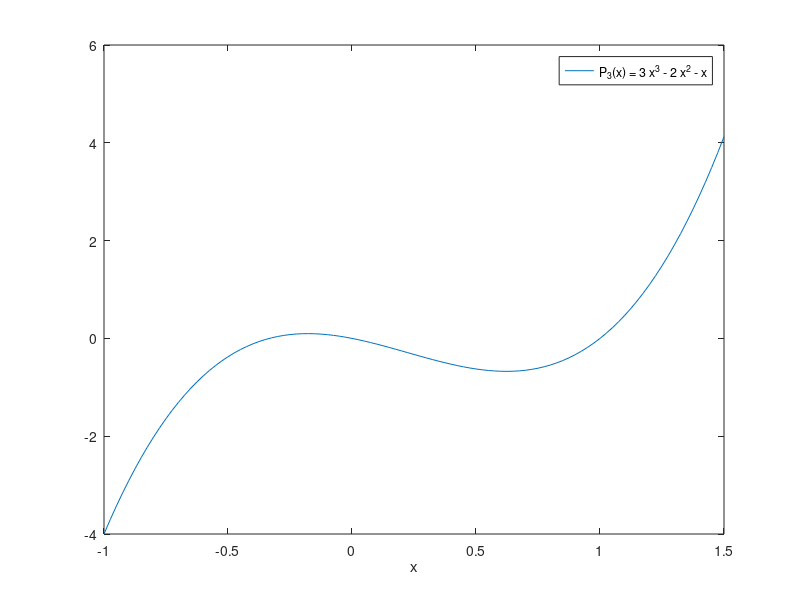
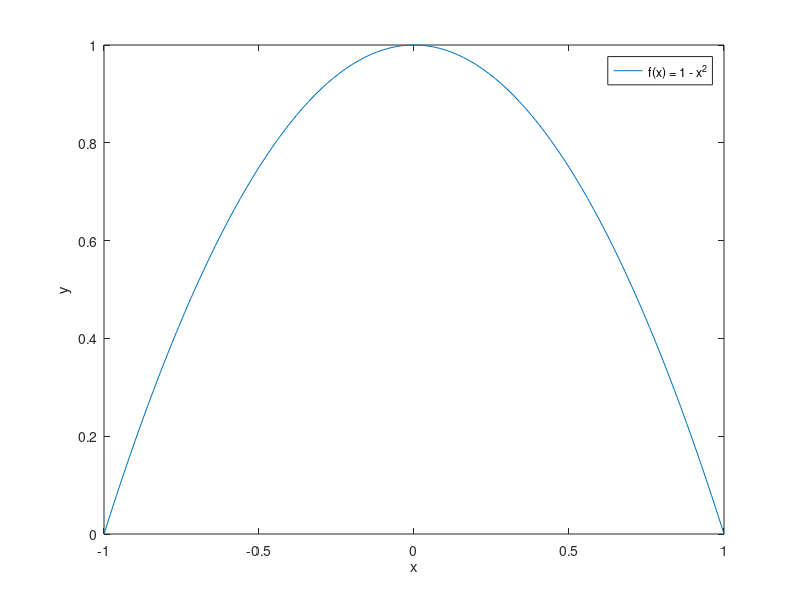
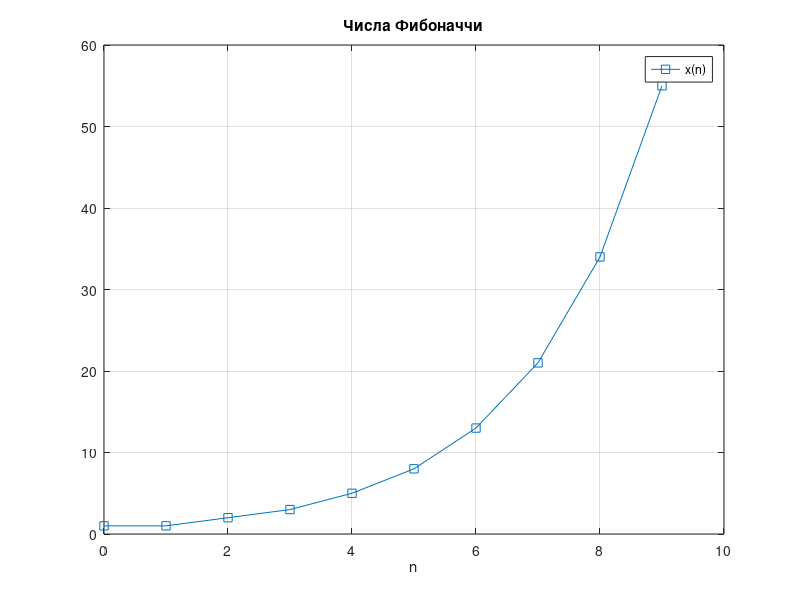
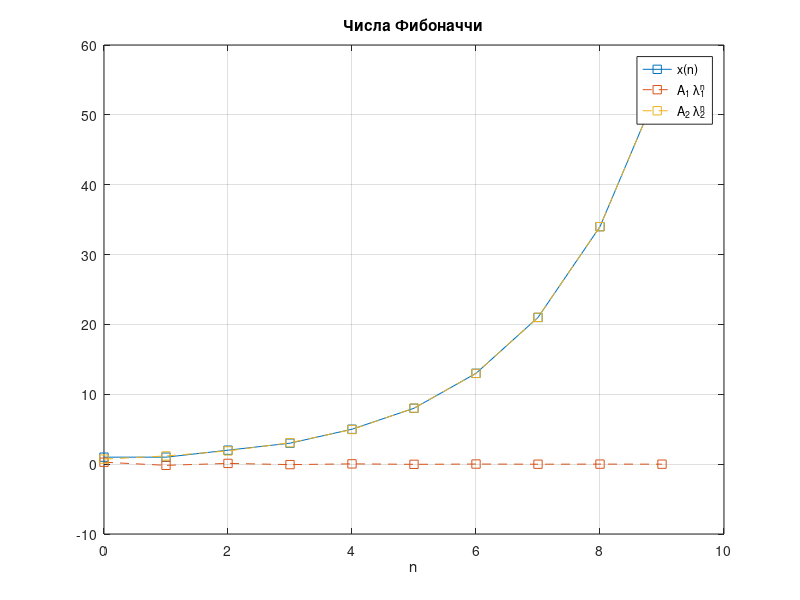

The MATLAB script that drew these images, in order:
%% Введение в Matlab
% Семинар №1,
% 6 сентября 2023г.

%% Контакты
% *Шемендюк* Александр Андреевич , аспирант _Университета Лозанны_
% 
% |email| : alex.shemendyuk@gmail.com
% 
% |Smart LMS| : <https://edu.hse.ru/course/view.php?id=162488>
% 
% |GitHub|: <https://github.com/AlexShem/advanced_calculus_2023>

%% Установка Матлаба
% 
% Информация по *установке* Матлаба для студентов НИУ ВШЭ доступна по ссылке:
% <https://matlabsupport.ru/>
% 
% *Шпаргалки* (CheatSheats) по Матлабу: 
% <https://hub.exponenta.ru/post/shpargalka-po-bazovym-funktsiyam-matlab414 на русском>, 
% <https://www.mathworks.com/matlabcentral/fileexchange/47533-cheatsheet-pdf на английском>.

%% Запуск и настройка
% Настройки Матлаба досупны в разделе Preferences.
% 
% <<../Figures/fig1_preferences_find.PNG>>
% 
% Самые практичные разделы: 
% 
% # *Display* : для удобного отображения окна с кодом
% # *Fonts* : для изменение размера шрифта
% 
% <<../Figures/fig2_preferences_suggested.PNG>>
% 
%% Переменные и операции над ними
% Создадим две переменные и проведем некоторые операции над ними.
a = 2; % Этот знак используется для комментариев
b = pi; % Число $\pi$

a + b
b/a
sqrt(a)
disp(a^5)

%% Вектора и матрицы
% 
% Вектора могут быть строками и столбцами

a = [1, 2, 3] % Вектор строка
b = [1; 4; 7] % Вектор стобец

%%
% Вектора можно создавать несколькими способами: 

a = 1:3;    % Вектор строка, элементы от 1 до 3 с шагом 1
b = 1:3:7;  % Вектор строка, элементы от 1 до 7 с шагом 3

%%
% Матрица задается похожим способом, используя |,| и |;| .

A = [1 3; 2, 4]

%%
% *Индексация* номеров элементов в Матлабе начинается *с 1* . Поэтому, чтобы
% "достать" 2ой элемент вектора |b|, мы пишем
b(2) % Должно быть равно 4

%%
% Другие варианты:
b(1:2) % С 1го по 2ой элементы вектора

%%
b([1, 3]) % Конкретно 1ый и 3ий элементы вектора

%%
b([true, false, true]) % Логический вектор должен быть такого же размера, что и сам вектор b

%%
% Для матриц появляется второй аргумент для индексации. Вытащим элемент
% матрицы |A|
A
%%
% который стоит на 2ой строке на 1ом столбце
A(2, 1)
%%
A(1, :) % 1ая строка, все столбцы
%%
A(:, 2) % все строки, 2ой столбец
%%
A(1, 1:2) % 1ая сторка, столбцы с 1го по 2ой

%% Удаление переменных
% Используйте команду |clear| , чтобы удалить все переменные из рабочего
% пространства ( _Workspace_ ).
whos    % Отобразяться все доступные переменные
clear   % или можно: clear all
whos    % Переменных больше нет, отображаться нечему

%% 
% Команда |clc| очищает коммандное окно ( _Command Window_ )
clc

%% Комплексные числа
% *Инициализация* комплексных чисел
z_1 = complex(2, 3) % Re(z_1) = 2, Im(z_1) = 3
z_2 = 3 + 4i
z_3 = 2*exp(1i * pi/3)

%%
% *Модуль* и *аргумент* комплексного числа

% num2str(z) -- трансформирует число z в формат "строка"
disp(['Модуль z_3: ' num2str(abs(z_3))])
disp(['Аргумент z_3: ' num2str(angle(z_3))])
disp(['pi/3 = ' num2str(pi/3)])

%% График многочлена
% Пусть задан многочлен степени $n$
% 
% $$P_n(x) = p_n x^n + p_{n-1} x^{n-1} + \ldots + p_1 x + p_0,$$
% 
% где $a_1 \neq 0$, см.
% <https://ch.mathworks.com/help/matlab/math/create-and-evaluate-polynomials.html создание и вычисление многочленов>.
% Необходимо построить его график на заднном сегменте $X \subset R$.
% 
% Рассмотрим $P_3(x) = 3 x^3 - 2 x^2 - x$ на отрезке $X = [-1, 1.5]$. Для
% этого создадим равномерную сетку |х| (т.е. с постоянным шагом) от -1 до
% 1.5 используя
% <https://www.mathworks.com/help/releases/R2020b/matlab/ref/linspace.html
% linspace>, и вычислим значения многочлена в каждой из этих точек с
% помощью <https://www.mathworks.com/help/releases/R2020b/matlab/ref/polyval.html polyval>.

p = [3 -2 -1 0];                % задаем коэффициенты многочлена
x = linspace(-1, 1.5, 101);     % linspace(from, to, num_of_points)
P = polyval(p, x);              % polyval(polynomial, at_what_points)

figure(1);      % Открываем окно, в котором будем рисовать график
plot(x, P);     % Рисуем линию
xlabel('x');    % Подпись к оси ОХ
legend('P_3(x) = 3 x^3 - 2 x^2 - x'); % Добавляем легенду

%%
% *Замечание:* коэффициенты многочлена могут быть комплексные. Найдем корни
% многочлена $P_2(z) = z^2 -2i z + 3$ с помощью функции 
% <https://www.mathworks.com/help/releases/R2020b/matlab/ref/roots.html roots>.
p = [1 -2i 3];
z = roots(p)
sum(z)  % Сумма всех элементов
prod(z) % Произведение всех элементов

%% График произвольной функции
% Требуется построить график заданной функции $f(x)$ (пусть она непрерывна на
% множестве $X$).
% 
% В таких случаях мы таким же образом создаем сетку на множестве $X$ и
% вычисляем значения функции $f(x)$ в этих точках.
%
% Рассмотрим функцию $f(x) = 1 - x^2$ на отрезке $[-1, 1]$.

x = linspace(-1, 1, 101);
f = 1 - x.^2;

figure(2);
plot(x, f);
xlabel('x'); ylabel('y');
legend('f(x) = 1 - x^2');

%% Числа Фибоначчи
% *Числа Фибоначчи* задаются реккурентным соотношением
% 
% $$x_{n+1} = x_n + x_{n-1}$$
% 
% и начальными условиями $x_0 = 1, \, x_1 = 1$ для $n = 0, 1, 2, \ldots$.
% 
% Построим график для первых 10 её членов.

n = 10;
x = nan(n, 1);      % Вектор столбец размера n, заполненный NaN (Not a Number)
x(1) = 1; x(2) = 1;
x(1:2) = 1;         % Аналогичный вариант присваивания

% Считаем 3, 4, ... члены последовательности по очереди
for i = 3 : n
    x(i) = x(i-1) + x(i-2);
end

figure(3);
plot(0:n-1, x, '-s');
grid on;                    % Добавим сетку на графике
xlabel('n');
legend('x(n)');
title('Числа Фибоначчи');   % Добавим заголовок к графику

%%
% Решение такого уравнения есть
% 
% $$x_n = A_1 \lambda_1^n + A_2 \lambda_2^n,$$
% 
% или же
% 
% $$x_n = \frac{5-\sqrt{5}}{10} \, \left(\frac{1 - \sqrt{5}}{2}\right)^n + \frac{5+\sqrt{5}}{10} \, \left(\frac{1 + \sqrt{5}}{2}\right)^n$$
% 
% Добавим на график эти два слагаемых

lam1 = .5*(1 - sqrt(5));
lam2 = .5*(1 + sqrt(5));
A1 = (5 - sqrt(5))/10;
A2 = (5 + sqrt(5))/10;

figure(4);
plot(0:n-1, x, '-s');
grid on;        % Добавим сетку на графике
xlabel('n');
hold on;        % Зафиксируем линии, которые уже построены
plot(0:n-1, A1*lam1.^(0:n-1), '--s');
plot(0:n-1, A2*lam2.^(0:n-1), '--s');
hold off;       % Уберем фиксацию
legend('x(n)', 'A_1 \lambda_1^n', 'A_2 \lambda_2^n');
title('Числа Фибоначчи');

